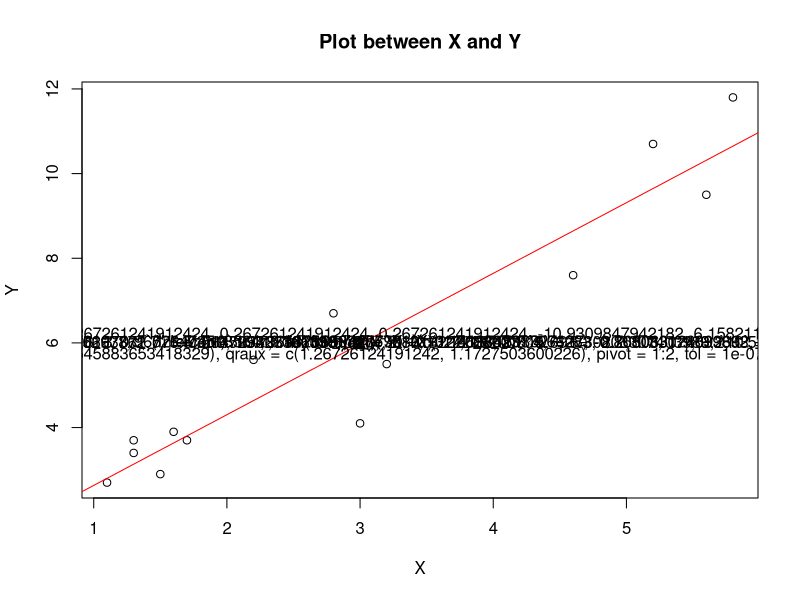

Source code (R): (Note: this script raises an error after producing the figure.)
X = c(1.7,1.6,2.8,5.6,1.3,2.2,1.3,1.1,3.2,1.5,5.2,4.6,5.8,3)				
Y= c(3.7,3.9,6.7,9.5,3.4,5.6,3.7,2.7,5.5,2.9,10.7,7.6,11.8,4.1)
X;Y
df=data.frame(X,Y)
df
length(X)
sum(X)
mean(X)
sum(Y)
mean(Y)
cov(X,Y)
cor(X,Y)
cor.test(X,Y)
plot(X,Y,main='Plot between X and Y')
abline(lm(Y~X),col='red')
fit=lm(Y~X)
fit
text(3,6,fit)

df$x = round(X-mean(X),2)
df$y = round(Y-mean(Y),2)
df
df$xy = round(df$x*df$y,2)
df
df$x2 = round(df$x^2,2)
df
SSxy = sum(df$xy)
SSxy
(SSx2 = sum(df$x2))
b1 = SSxy/SSx2
b1
b0 = mean(y)-(b1*mean(x))
b0
df$Yh = round(fitted(fit),2)
df

df$residuals = round(df$Y - df$Yh,2)
df

summary(df$residuals)

df$SSr = round((df$Yh - mean(Y))^2,2)
df$SSe = round((df$Y - df$Yh)^2,2)
df
colSums(df)

R2 = round(sum(df$SSr)/(sum(df$SSe)+sum(df$SSr)),2)
R2
n=length(X)
stderror = sqrt(sum((df$SSe)/(n-2)))
stderror
